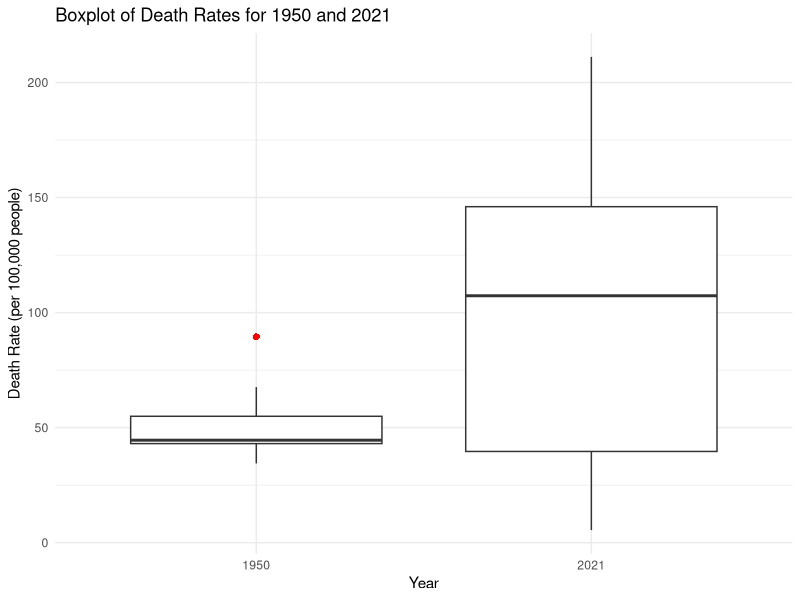

Here is the R script that generated this plot:
# Load necessary libraries
library(ggplot2)
library(dplyr)

# Read the data
data <- read.csv("5- respiratory-infection-death-rate-who-mdb.csv")

# Rename the long column for simplicity
colnames(data)[4] <- "DeathRate"

# Filter data for the years 1950 and 2021
filtered_data <- data %>% filter(Year %in% c(1950, 2021))

# Create the boxplot
ggplot(filtered_data, aes(x = as.factor(Year), y = DeathRate)) +
  geom_boxplot(outlier.color = "red", outlier.shape = 16, outlier.size = 2) +
  theme_minimal() +
  labs(
    title = "Boxplot of Death Rates for 1950 and 2021",
    x = "Year",
    y = "Death Rate (per 100,000 people)"
  )

